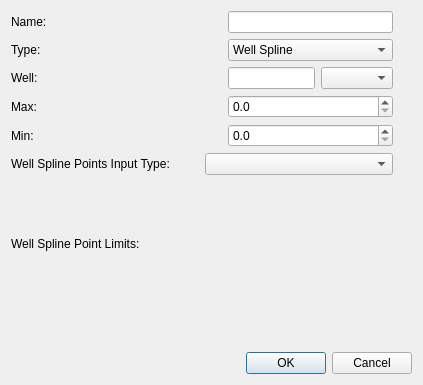
<?xml version="1.0" encoding="UTF-8"?>
<ui version="4.0">
 <class>OptConstraintsDialog</class>
 <widget class="QDialog" name="OptConstraintsDialog">
  <property name="geometry">
   <rect>
    <x>0</x>
    <y>0</y>
    <width>423</width>
    <height>385</height>
   </rect>
  </property>
  <property name="windowTitle">
   <string>Dialog</string>
  </property>
  <layout class="QVBoxLayout" name="verticalLayout_2">
   <item>
    <layout class="QHBoxLayout" name="horizontalLayout_8">
     <item>
      <layout class="QVBoxLayout" name="verticalLayout">
       <item>
        <layout class="QHBoxLayout" name="horizontalLayout_7">
         <item>
          <widget class="QLabel" name="label">
           <property name="minimumSize">
            <size>
             <width>211</width>
             <height>0</height>
            </size>
           </property>
           <property name="text">
            <string>Name:</string>
           </property>
          </widget>
         </item>
         <item>
          <widget class="QLineEdit" name="lineEdit"/>
         </item>
        </layout>
       </item>
       <item>
        <layout class="QHBoxLayout" name="horizontalLayout_6">
         <item>
          <widget class="QLabel" name="label_2">
           <property name="minimumSize">
            <size>
             <width>211</width>
             <height>0</height>
            </size>
           </property>
           <property name="text">
            <string>Type:</string>
           </property>
          </widget>
         </item>
         <item>
          <widget class="QComboBox" name="comboBox">
           <item>
            <property name="text">
             <string>Well Spline</string>
            </property>
           </item>
           <item>
            <property name="text">
             <string>BHP</string>
            </property>
           </item>
           <item>
            <property name="text">
             <string>Rate</string>
            </property>
           </item>
          </widget>
         </item>
        </layout>
       </item>
       <item>
        <layout class="QHBoxLayout" name="horizontalLayout_5">
         <item>
          <widget class="QLabel" name="label_3">
           <property name="minimumSize">
            <size>
             <width>211</width>
             <height>0</height>
            </size>
           </property>
           <property name="text">
            <string>Well:</string>
           </property>
          </widget>
         </item>
         <item>
          <widget class="QLineEdit" name="lineEdit_2"/>
         </item>
         <item>
          <widget class="QComboBox" name="comboBox_2"/>
         </item>
        </layout>
       </item>
       <item>
        <layout class="QHBoxLayout" name="horizontalLayout_4">
         <item>
          <widget class="QLabel" name="label_5">
           <property name="minimumSize">
            <size>
             <width>211</width>
             <height>0</height>
            </size>
           </property>
           <property name="text">
            <string>Max:</string>
           </property>
          </widget>
         </item>
         <item>
          <widget class="QDoubleSpinBox" name="doubleSpinBox">
           <property name="decimals">
            <number>1</number>
           </property>
           <property name="singleStep">
            <double>0.500000000000000</double>
           </property>
          </widget>
         </item>
        </layout>
       </item>
       <item>
        <layout class="QHBoxLayout" name="horizontalLayout_3">
         <item>
          <widget class="QLabel" name="label_4">
           <property name="minimumSize">
            <size>
             <width>211</width>
             <height>0</height>
            </size>
           </property>
           <property name="text">
            <string>Min:</string>
           </property>
          </widget>
         </item>
         <item>
          <widget class="QDoubleSpinBox" name="doubleSpinBox_2">
           <property name="decimals">
            <number>1</number>
           </property>
           <property name="singleStep">
            <double>0.500000000000000</double>
           </property>
           <property name="value">
            <double>0.000000000000000</double>
           </property>
          </widget>
         </item>
        </layout>
       </item>
       <item>
        <layout class="QHBoxLayout" name="horizontalLayout_2">
         <item>
          <widget class="QLabel" name="label_6">
           <property name="text">
            <string>Well Spline Points Input Type:</string>
           </property>
          </widget>
         </item>
         <item>
          <widget class="QComboBox" name="comboBox_3"/>
         </item>
        </layout>
       </item>
       <item>
        <layout class="QHBoxLayout" name="horizontalLayout">
         <item>
          <widget class="QLabel" name="label_7">
           <property name="minimumSize">
            <size>
             <width>211</width>
             <height>0</height>
            </size>
           </property>
           <property name="text">
            <string>Well Spline Point Limits:</string>
           </property>
          </widget>
         </item>
         <item>
          <spacer name="horizontalSpacer_2">
           <property name="orientation">
            <enum>Qt::Horizontal</enum>
           </property>
           <property name="sizeHint" stdset="0">
            <size>
             <width>40</width>
             <height>20</height>
            </size>
           </property>
          </spacer>
         </item>
        </layout>
       </item>
      </layout>
     </item>
     <item>
      <spacer name="horizontalSpacer">
       <property name="orientation">
        <enum>Qt::Horizontal</enum>
       </property>
       <property name="sizeHint" stdset="0">
        <size>
         <width>40</width>
         <height>20</height>
        </size>
       </property>
      </spacer>
     </item>
    </layout>
   </item>
   <item>
    <spacer name="verticalSpacer">
     <property name="orientation">
      <enum>Qt::Vertical</enum>
     </property>
     <property name="sizeType">
      <enum>QSizePolicy::Fixed</enum>
     </property>
     <property name="sizeHint" stdset="0">
      <size>
       <width>20</width>
       <height>40</height>
      </size>
     </property>
    </spacer>
   </item>
   <item>
    <widget class="QDialogButtonBox" name="buttonBox">
     <property name="orientation">
      <enum>Qt::Horizontal</enum>
     </property>
     <property name="standardButtons">
      <set>QDialogButtonBox::Cancel|QDialogButtonBox::Ok</set>
     </property>
    </widget>
   </item>
  </layout>
 </widget>
 <resources/>
 <connections>
  <connection>
   <sender>buttonBox</sender>
   <signal>accepted()</signal>
   <receiver>OptConstraintsDialog</receiver>
   <slot>accept()</slot>
   <hints>
    <hint type="sourcelabel">
     <x>248</x>
     <y>254</y>
    </hint>
    <hint type="destinationlabel">
     <x>157</x>
     <y>274</y>
    </hint>
   </hints>
  </connection>
  <connection>
   <sender>buttonBox</sender>
   <signal>rejected()</signal>
   <receiver>OptConstraintsDialog</receiver>
   <slot>reject()</slot>
   <hints>
    <hint type="sourcelabel">
     <x>316</x>
     <y>260</y>
    </hint>
    <hint type="destinationlabel">
     <x>286</x>
     <y>274</y>
    </hint>
   </hints>
  </connection>
 </connections>
</ui>
